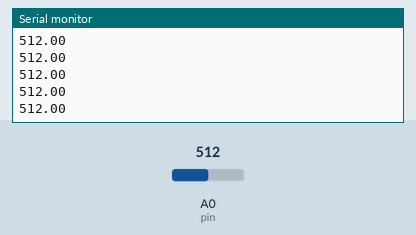
Bench run of a sketch on a simulated Arduino Uno, built for the host (arithmetic inside an expression is 32-bit, double 64-bit). On the bench: the last lines printed to the serial monitor. Inputs (shaded band) come from the test bench; at power-on: A0 (pin) = 512. The modem accepts every AT command (registered, SIM ready, sends succeed) and sends nothing else.

Above: at 1.2 s.
1.3 s: A0 (pin) set to 716
At 2.0 s:
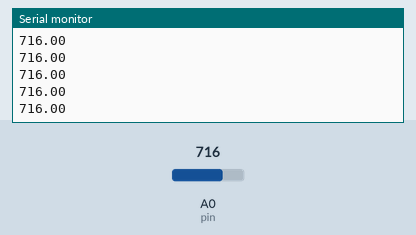
2.8 s: A0 (pin) set to 900
At 3.6 s:
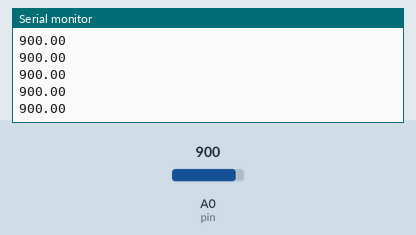
Timing chart, 0 to 5.8 s (numbered marks = the images above; inputs shaded):
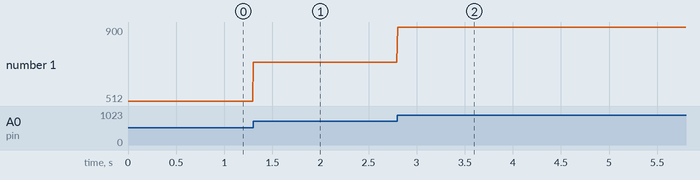

Measured:
- after the input at 1.3 s, the serial monitor: prints a new line at once (image 1)
- after the input at 2.8 s, the serial monitor: prints a new line at once (image 2)
- plotted number 1: 512 → 716 after the input at 1.3 s, 716 → 900 after the input at 2.8 s

The sketch:

main.ino
```cpp
/*
  Software serial multple serial test

 Receives from the hardware serial, sends to software serial.
 Receives from software serial, sends to hardware serial.

 The circuit:
 * RX is digital pin 2 (connect to TX of other device)
 * TX is digital pin 3 (connect to RX of other device)

 */
#include <SoftwareSerial.h>

SoftwareSerial mySerial(2, 3); // RX, TX

int t = 0;
int pin = A0;

void setup() {
  // put your setup code here, to run once:
  pinMode(pin, INPUT);
  Serial.begin(9600);
  while (!Serial) {
    ; // wait for serial port to connect. Needed for Native USB only
  }
  Serial.println("\n");
  mySerial.begin(9600);
  mySerial.println("TX/RX serial connected");
}

void loop() {
  // put your main code here, to run repeatedly:
  double vOut = analogRead(pin);
  //double vOut1 = map(vOut, 0, 1023, 0, 251);
  Serial.println(vOut);
  /*
  if (mySerial.available())
    Serial.write(mySerial.read());
  if (Serial.available())
    mySerial.write(Serial.read());
  */
  mySerial.write(t++);
  mySerial.write(vOut);
}
```
